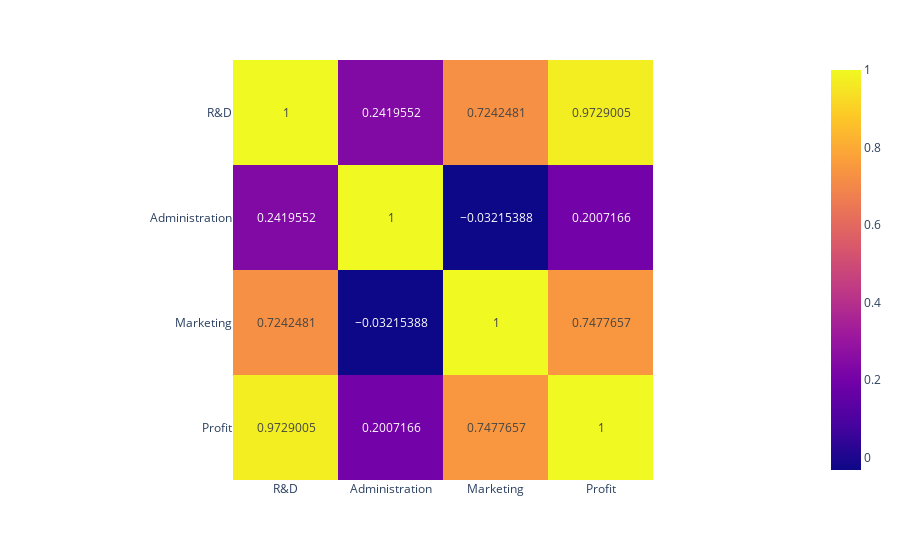

This figure's notebook cell:
### Code cell
fig = px.imshow(df.corr(), text_auto=True)
fig.show()

### Figure 1 — Plotly figure (JSON) as saved in the notebook; plotly's stock layout.template omitted (floating-point values rounded to 4 significant figures)
{"data": [{"coloraxis": "coloraxis", "hovertemplate": "x: %{x}<br>y: %{y}<br>color: %{z}<extra></extra>", "name": "0", "texttemplate": "%{z}", "type": "heatmap", "x": ["R&D", "Administration", "Marketing", "Profit"], "xaxis": "x", "y": ["R&D", "Administration", "Marketing", "Profit"], "yaxis": "y", "z": [[1, 0.242, 0.7242, 0.9729], [0.242, 1, -0.03215, 0.2007], [0.7242, -0.03215, 1, 0.7478], [0.9729, 0.2007, 0.7478, 1]]}], "layout": {"coloraxis": {"colorscale": [[0, "#0d0887"], [0.1111, "#46039f"], [0.2222, "#7201a8"], [0.3333, "#9c179e"], [0.4444, "#bd3786"], [0.5556, "#d8576b"], [0.6667, "#ed7953"], [0.7778, "#fb9f3a"], [0.8889, "#fdca26"], [1, "#f0f921"]]}, "margin": {"t": 60}, "xaxis": {"anchor": "y", "constrain": "domain", "domain": [0, 1], "scaleanchor": "y"}, "yaxis": {"anchor": "x", "autorange": "reversed", "constrain": "domain", "domain": [0, 1]}}}
